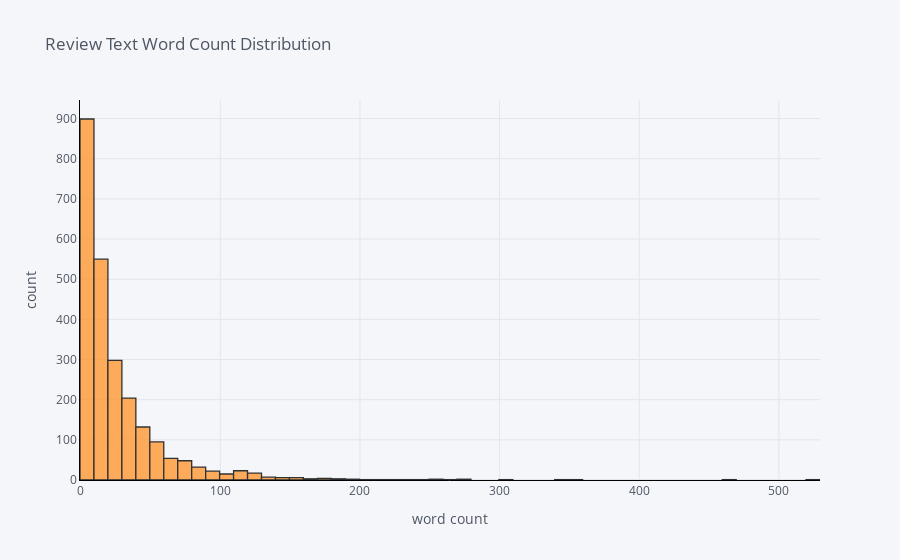

This figure's notebook cell:
### Code cell
reviewdf['word_count'] = reviewdf['verified_reviews'].apply(lambda x: len(str(x).split()))

reviewdf['word_count'].iplot(
    kind='hist',
    bins=70,
    xTitle='word count',
    linecolor='black',
    yTitle='count',
    title='Review Text Word Count Distribution')

### Figure 1 — Plotly figure (JSON) as saved in the notebook; plotly's stock layout.template omitted (floating-point values rounded to 4 significant figures; data arrays with more than 128 entries replaced by an {"elided": "..."} marker saying what was removed)
{"data": [{"histfunc": "count", "histnorm": "", "marker": {"color": "rgba(255, 153, 51, 1.0)", "line": {"color": "#000000", "width": 1.3}}, "name": "word_count", "nbinsx": 70, "opacity": 0.8, "orientation": "v", "type": "histogram", "x": {"elided": "2435 int values"}}], "layout": {"barmode": "overlay", "legend": {"bgcolor": "#F5F6F9", "font": {"color": "#4D5663"}}, "paper_bgcolor": "#F5F6F9", "plot_bgcolor": "#F5F6F9", "title": {"font": {"color": "#4D5663"}, "text": "Review Text Word Count Distribution"}, "xaxis": {"gridcolor": "#E1E5ED", "linecolor": "black", "showgrid": true, "tickfont": {"color": "#4D5663"}, "title": {"font": {"color": "#4D5663"}, "text": "word count"}, "zerolinecolor": "#E1E5ED"}, "yaxis": {"gridcolor": "#E1E5ED", "linecolor": "black", "showgrid": true, "tickfont": {"color": "#4D5663"}, "title": {"font": {"color": "#4D5663"}, "text": "count"}, "zerolinecolor": "#E1E5ED"}}}
